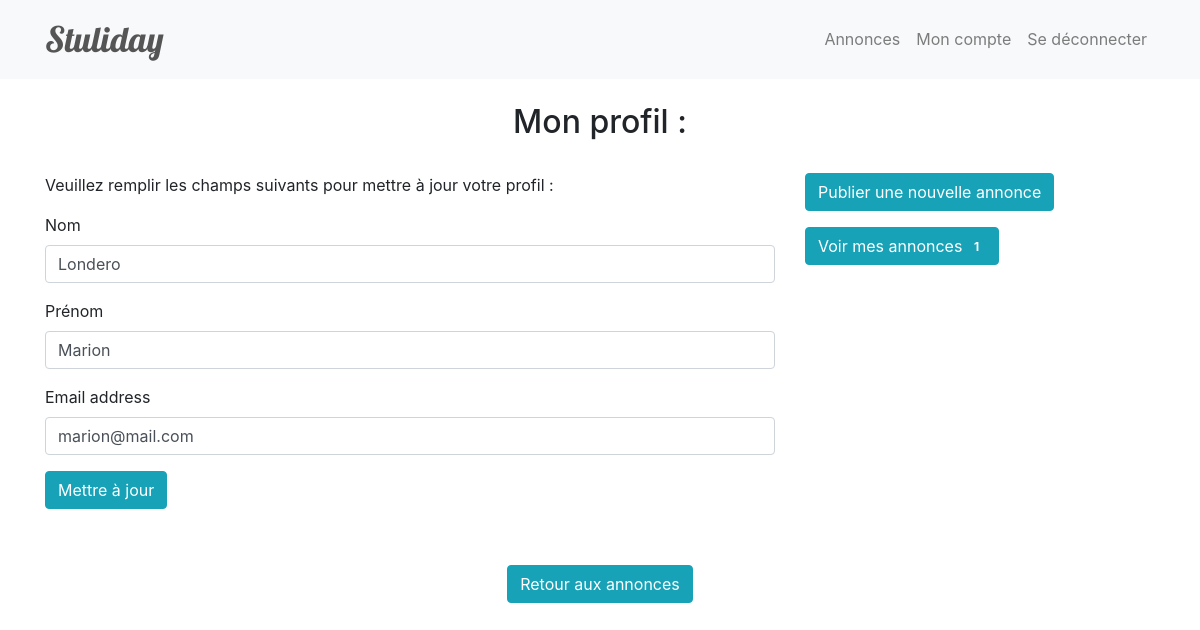
The app's page /profile.php (signed in) with its own data.
### tables this page shows
CREATE TABLE `users` (
  `id` int(11) NOT NULL,
  `email` varchar(50) NOT NULL,
  `password` varchar(255) NOT NULL,
  `firstName` varchar(50) DEFAULT NULL,
  `lastName` varchar(50) DEFAULT NULL
);

CREATE TABLE `annonces` (
  `id` int(11) NOT NULL,
  `title` varchar(255) NOT NULL,
  `description` text NOT NULL,
  `city` varchar(50) NOT NULL,
  `category` varchar(50) NOT NULL,
  `image_url` varchar(255) NOT NULL,
  `address_article` varchar(255) NOT NULL,
  `active` int(1) NOT NULL DEFAULT 1,
  `price` int(255) NOT NULL,
  `author_article` int(11) NOT NULL,
  `start_date` date NOT NULL,
  `end_date` date NOT NULL,
  `publish_date` timestamp NOT NULL DEFAULT current_timestamp()
);

### inc/function.php (the view, shortened to what this page needs)
        <?php
function annoncesCount() {
    global $db;
    if(isset($_SESSION['id'])){
        $id_user = $_SESSION['id'];
        $compteur = $db->query("SELECT author_article FROM annonces WHERE author_article = $id_user");
        $compteur->setFetchMode(PDO::FETCH_ASSOC);
        while($result = $compteur->fetchAll()){
            ?>
         <a href="" class="btn btn-info mb-3 <?php  if($result < 1){ echo 'disabled'; } ?>" data-toggle="modal" data-target="#listingAnnonces">Voir mes annonces
           <span class="badge badge-info badge-pill"><?= COUNT($result); ?></span>
        </a>
        <?php
        }
    }
}
            ?>

### profile.php (shortened to what this page needs)
<?php
    require('inc/connect.php');
    require('inc/function.php');
    require('assets/head.php');
    include('assets/nav.php');
    if(isset($_SESSION['id'])){
            $id = $_SESSION['id'];
            $sql = $db->query("SELECT * FROM users WHERE id = $id");
            $sql->setFetchMode(PDO::FETCH_ASSOC);
            $row = $sql->fetch();
            ?>
            <section>
                <div class="container">
                    <div class="row">
                        <div class="col-md-12 text-center">
                            <h2 class="py-4">Mon profil :</h2>
                        </div>
                        <div class="col-md-8">
                            <p>Veuillez remplir les champs suivants pour mettre à jour votre profil :</p>
                            <form action="<?php echo htmlspecialchars($_SERVER["PHP_SELF"]);?>" method="post">
                                <div class="form-group">
                                    <label for="exampleInputEmail">Nom</label>
                                    <input type="text" class="form-control" name="nom" id="exampleInputEmail"
                                        aria-describedby="emailHelp" value="<?= $row['lastName'];?>">
                                </div>
                                <div class="form-group">
                                    <label for="exampleInputPassword">Prénom</label>
                                    <input type="text" name="prenom" class="form-control" id="exampleInputPassword"
                                        value="<?= $row['firstName'];?>">
                                </div>
                                <div class="form-group">
                                    <label for="exampleInputEmail">Email address</label>
                                    <input type="email" class="form-control" name="email" id="exampleInputEmail"
                                        aria-describedby="emailHelp" value="<?= $row['email'];?>">
                                </div>
                                <input type="submit" name="submit_update" class="btn btn-info" value="Mettre à jour">
                            </form>
                        </div>
                        <div class="col-md-4">
                            <a href="create_annonce.php" class="btn btn-info mb-3">Publier une nouvelle annonce</a>
                        <div><?php annoncesCount();?></div>
                        </div>
                        <div class="col-md-12 text-center pt-5 my-2">
                            <a class="btn btn-info back" href="annonces.php">Retour aux annonces</a>
                        </div>
                    </div>
                </div>
            </section>
     <?php
    }else{
        echo '<div class="alert alert-info">Il faut vous connecter pour voir votre profil !</div>';
    }
?>
<?php require('assets/footer.php'); ?>

### records on screen
users: nom "Londero", prenom "Marion", email "marion@mail.com"
annonces: COUNT($result) "1"
